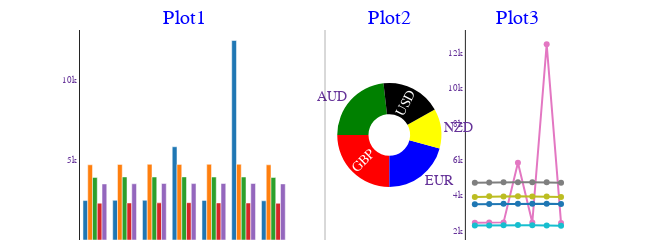

This figure's notebook cell:
### Code cell
"""
Exchange Rate Logs as a report
"""
#import matplotlib.pyplot as plt
from IPython.core.display import display, HTML #for displaying HTML strings
from datetime import datetime

now = datetime.now()

data = pd.read_csv('static/downloads/exchange-rates.txt', header=None)
data.columns=['AUD', 'GBP', 'EUR', 'NZD', 'USD']

data['Dates'] = data['AUD'] #.apply(lambda s: s.split(':')[0])
data.set_index('Dates', inplace=True, drop=True)
data = data.applymap(lambda s: s.split('(')[1].split(')')[0]) #(lambda s: s.str.upper().split(':')[0])

raw_data = data.copy().reset_index()
raw_data['Dates'] =  raw_data['Dates'].map(lambda s: s.split(':')[0])
raw_data = format_df(raw_data.sort_values(by=['Dates']), caption='Raw Data')

#data.index
#data = data.applymap(lambda s: s.split('(')[1].upper()) #(lambda s: s.str.upper().split(':')[0])
#data['AUD'] = data['AUD'].apply(lambda s: s.split('(')[1].split(')')[0])
#data.index = data.index.map(lambda s: s.split(':')[0][:-5]) #the -5 removes time element
data.index = data.index.map(lambda s: s.split(':')[0]) #the -5 removes time element
data.index = pd.to_datetime(data.index)
data = data.apply(pd.to_numeric)
#data.describe()
data.index.dtype
#data.columns.dtype
#data.dtypes
#data.info()

#filter data: loc, iloc or query
# The Pandas loc indexer is label-based, and can be used with DataFrames for two different use cases:
#     a.) Selecting rows by label/index
#     b.) Selecting rows with a boolean / conditional lookup
#The iloc indexer for Pandas Dataframe is used for integer-location based indexing / selection by position.

start_date = datetime(2021, 1, 28)
end_date = datetime(2023, 1, 28)
data = data.loc[(data.index >= start_date) & (data.index <= end_date)]
# data.loc[<row selection>, <column selection>] #iloc['rorama', 'gender'], iloc[['rorama', 'user2'], ['education', 'nationality']], iloc[df['age]>30, ['name', 'age']]
# data.iloc[<row selection>, <column selection>] #integer based selection e.g. iloc[[0,1,2], 2], iloc[2:6, :], iloc[1, 3]
# data = data.loc[(data.index >= start_date) & (data.index <= end_date)]
# data = data.loc[(data.index >= start_date) & (data.index <= end_date), ['USD', 'EUR']]
# data = data.query('Dates > "2022-01-28"')

# With a slight change of syntax, you can actually update your DataFrame in the same statement as you select and filter
# using .loc indexer. This particular pattern allows you to update values in columns depending on different conditions.
# The setting operation does not make a copy of the data frame, but edits the original data.
# # Change the first name of all rows with an ID greater than 2000 to "John"
# data.loc[data['id'] > 2000, "first_name"] = "John"
# # Change the first name of all rows with an ID greater than 2000 to "John"
# data.loc[data['id'] > 2000, "first_name"] = "John"


#raw_data = format_df(data.reset_index().sort_values(by=['Dates']), caption='Raw Data')

#duplicated and drop_duplicates
#data=data[data.duplicated(['AUD'])] #select duplicate AUD rows - except the first
#data=data[~data.duplicated()] #select non-duplicate rows - except the first
#data=data[~data.duplicated(['AUD'], keep='last')] #select non-duplicate AUD rows (drop AUD duplicates) - except the last
data=data.drop_duplicates(['AUD', 'GBP'], keep='last')

#drop rows with duplicated index (dates)
data = data[~data.index.duplicated(keep='first')]
#data.index.drop_duplicates() returns list of non-duplicated indices

#get weekday index - change index to weekday
#data['WeekDay'] = data['Dates'].apply(lambda x: x.strftime('%a'))  # weekday - A or a,  month - B or b,
data.sort_index(key=lambda x: x.weekday, ascending=True, inplace=True)
#data.sort_index(key=lambda x: x.strftime('%w'), ascending=True, inplace=True) #w is weekday as a number
data.index = data.index.strftime('%a')  # weekday - A or a,  month - B or b,

#group by index column
data = data.groupby(['Dates'], sort = False).mean()

sub_plots = get_subplots(data) #using plotly go (graph objects)

#fig = data.plot(y='AUD', kind='line') #x=data.index when not specified
#plt.scatter(data.index, data['AUD'])
fig1 = data.plot(kind='line')
fig2 = data.plot(kind='bar')

#plt.show()
#print(data.shape)

data = format_df(data, caption='Processed Data') #doesnt work if there are duplicates, i.e. if rows with duplicated index (dates) were not dropped above

#aHtml = (sub_plots.to_html() + '<br/><br/>' + raw_data.to_html() + '<br/><br/>' + data.to_html() + '<br/><br/> Chart1' + fig1.to_html() + '<br/><br/> Chart2' + fig2.to_html())
#aHtml = (sub_plots.to_html() + '<br/><br/>' + raw_data.to_html() + '<br/><br/>' + data.to_html() + '<br/><br/> Chart1' + fig1.to_html() + '<br/><br/> Chart2' + fig2.to_html())

#display(HTML(aHtml))
sub_plots.show()
plt.clf() #clear
#plt.cla() #clear

### Figure 1 — Plotly figure (JSON) as saved in the notebook; plotly's stock layout.template omitted (floating-point values rounded to 4 significant figures)
{"data": [{"customdata": ["groupedBar"], "name": "qqq", "text": "Click to drill down", "type": "bar", "x": ["Mon", "Tue", "Wed", "Thu", "Fri", "Sat", "Sun"], "xaxis": "x", "y": [2464.0, 2479.0, 2481.0, 5827.0, 2475.0, 12470.0, 2450.0], "yaxis": "y"}, {"customdata": ["groupedBar"], "name": "qqq", "text": "Click to drill down", "type": "bar", "x": ["Mon", "Tue", "Wed", "Thu", "Fri", "Sat", "Sun"], "xaxis": "x", "y": [4700.0, 4721.0, 4731.0, 4725.0, 4730.0, 4733.0, 4700.0], "yaxis": "y"}, {"customdata": ["groupedBar"], "name": "qqq", "text": "Click to drill down", "type": "bar", "x": ["Mon", "Tue", "Wed", "Thu", "Fri", "Sat", "Sun"], "xaxis": "x", "y": [3911.0, 3942.0, 3936.0, 3944.0, 3934.0, 3936.0, 3908.0], "yaxis": "y"}, {"customdata": ["groupedBar"], "name": "qqq", "text": "Click to drill down", "type": "bar", "x": ["Mon", "Tue", "Wed", "Thu", "Fri", "Sat", "Sun"], "xaxis": "x", "y": [2302.0, 2313.0, 2321.0, 2332.0, 2317.0, 2310.0, 2293.0], "yaxis": "y"}, {"customdata": ["groupedBar"], "name": "qqq", "text": "Click to drill down", "type": "bar", "x": ["Mon", "Tue", "Wed", "Thu", "Fri", "Sat", "Sun"], "xaxis": "x", "y": [3502.0, 3513.0, 3530.0, 3526.0, 3530.0, 3531.0, 3506.0], "yaxis": "y"}, {"customdata": ["pieDonut1"], "domain": {"x": [0.525, 0.7375], "y": [0, 1]}, "hole": 0.4, "hoverinfo": "label+percent+value+text", "insidetextorientation": "radial", "labels": ["AUD", "GBP", "EUR", "NZD", "USD"], "marker": {"colors": ["green", "red", "blue", "yellow", "black", "maroon"]}, "name": "", "rotation": -90, "sort": false, "text": ["Click to drill down", "Click to drill down", "Click to drill down", "Click to drill down", "Click to drill down", "Click to drill down", "Click to drill down"], "textinfo": "label", "type": "pie", "values": [4378.0, 4720.0, 3930.0, 2313.0, 3520.0]}, {"customdata": ["groupedLine"], "mode": "markers+lines+text", "showlegend": true, "type": "scatter", "x": ["Mon", "Tue", "Wed", "Thu", "Fri", "Sat", "Sun"], "xaxis": "x2", "y": [2464.0, 2479.0, 2481.0, 5827.0, 2475.0, 12470.0, 2450.0], "yaxis": "y2"}, {"customdata": ["groupedLine"], "mode": "markers+lines+text", "showlegend": true, "type": "scatter", "x": ["Mon", "Tue", "Wed", "Thu", "Fri", "Sat", "Sun"], "xaxis": "x2", "y": [4700.0, 4721.0, 4731.0, 4725.0, 4730.0, 4733.0, 4700.0], "yaxis": "y2"}, {"customdata": ["groupedLine"], "mode": "markers+lines+text", "showlegend": true, "type": "scatter", "x": ["Mon", "Tue", "Wed", "Thu", "Fri", "Sat", "Sun"], "xaxis": "x2", "y": [3911.0, 3942.0, 3936.0, 3944.0, 3934.0, 3936.0, 3908.0], "yaxis": "y2"}, {"customdata": ["groupedLine"], "mode": "markers+lines+text", "showlegend": true, "type": "scatter", "x": ["Mon", "Tue", "Wed", "Thu", "Fri", "Sat", "Sun"], "xaxis": "x2", "y": [2302.0, 2313.0, 2321.0, 2332.0, 2317.0, 2310.0, 2293.0], "yaxis": "y2"}, {"customdata": ["groupedLine"], "mode": "markers+lines+text", "showlegend": true, "type": "scatter", "x": ["Mon", "Tue", "Wed", "Thu", "Fri", "Sat", "Sun"], "xaxis": "x2", "y": [3502.0, 3513.0, 3530.0, 3526.0, 3530.0, 3531.0, 3506.0], "yaxis": "y2"}], "layout": {"annotations": [{"font": {"color": "blue", "size": 20}, "showarrow": false, "text": "Plot1", "x": 0.2125, "xanchor": "center", "xref": "paper", "y": 1, "yanchor": "bottom", "yref": "paper"}, {"font": {"color": "blue", "size": 20}, "showarrow": false, "text": "Plot2", "x": 0.6313, "xanchor": "center", "xref": "paper", "y": 1, "yanchor": "bottom", "yref": "paper"}, {"font": {"color": "blue", "size": 20}, "showarrow": false, "text": "Plot3", "x": 0.8938, "xanchor": "center", "xref": "paper", "y": 1, "yanchor": "bottom", "yref": "paper"}], "autosize": true, "coloraxis": {"showscale": false}, "font": {"color": "RebeccaPurple", "family": "Courier New, monospace", "size": 9}, "height": 100, "margin": {"autoexpand": false, "b": 0, "pad": 0, "t": 30}, "modebar": {"orientation": "h"}, "shapes": [{"line": {"color": "black", "width": 1}, "type": "line", "x0": 0.5, "x1": 0.5, "xref": "paper", "y0": -0.1, "y1": 1, "yref": "paper"}], "showlegend": false, "uniformtext": {"minsize": 14, "mode": "hide"}, "width": 650, "xaxis": {"anchor": "y", "automargin": true, "domain": [0, 0.425], "showticklabels": true, "ticks": "", "visible": true}, "xaxis2": {"anchor": "y2", "automargin": true, "domain": [0.7875, 1], "showticklabels": true, "ticks": "", "visible": true}, "yaxis": {"anchor": "x", "automargin": true, "domain": [0, 1], "showticklabels": true, "ticks": "", "visible": true}, "yaxis2": {"anchor": "x2", "automargin": true, "domain": [0, 1], "showticklabels": true, "ticks": "", "visible": true}}}
